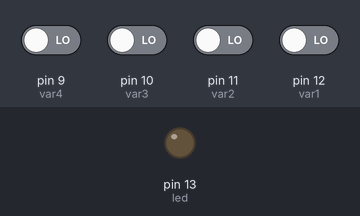
Bench run of a sketch on a simulated Arduino Uno, built with avr-gcc and run on an emulated ATmega328P. Parts: output pins drawn as LEDs (lit = HIGH). The test bench sets the inputs (shaded band); at power-on: pin 9 (var4), pin 10 (var3), pin 11 (var2), pin 12 (var1) LOW.

Above: at 1.2 s.
1.3 s: pin 9 (var4) driven HIGH and pin 10 (var3) driven HIGH
At 2.4 s:
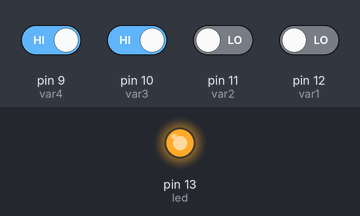
2.8 s: pin 9 (var4) driven LOW
At 3.5 s:
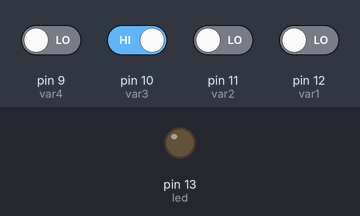
4.3 s: pin 9 (var4) driven HIGH
At 4.7 s:
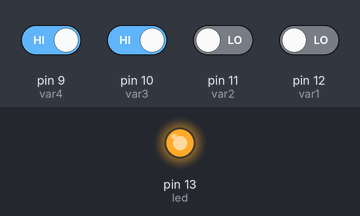
Timing chart, 0 to 7.3 s (numbered marks = the images above; inputs shaded):
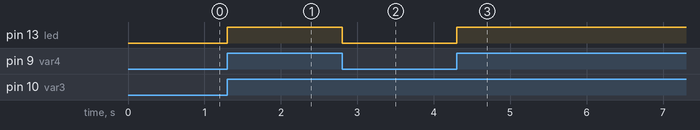

Measured:
- after the input at 1.3 s, pin 13 (led): LOW → HIGH at once
- after the input at 2.8 s, pin 13 (led): HIGH → LOW at once
- after the input at 4.3 s, pin 13 (led): LOW → HIGH at once

The sketch:

digital.ino
```cpp
// Implementación de Función lógica AND con 2 variables
int var1 = 12;   // Pin de entrada del pulsador 1
int var2 = 11;   // Pin de entrada del pulsador 2
int var3 = 10;   // Pin de entrada del pulsador 3
int var4 = 9;   // Pin de entrada del pulsador 4
int led = 13;    // Pin de salida para el LED
int estado1 = 0; // Para almacenar el estado de la variable1
int estado2 = 0; // Para almacenar el estado de la variable2
int estado3 = 0; // Para almacenar el estado de la variable3
int estado4 = 0; // Para almacenar el estado de la variable4
int resultado = 0; // Para almacenar el resultado

void setup() {
  pinMode(var1, INPUT);     // Inicializa el pin de entrada 1 como entrada
  pinMode(var2, INPUT);     // Inicializa el pin de entrada 2 como entrada
  pinMode(var3, INPUT);     // Inicializa el pin de entrada 3 como entrada
  pinMode(var4, INPUT);     // Inicializa el pin de entrada 4 como entrada

  pinMode(led, OUTPUT);     // Inicializa el pin del LED como salida
}

void loop() {
  estado1 = digitalRead(var1); // Lee el estado del botón y lo almacena
  estado2 = digitalRead(var2); // Lee el estado del botón y lo almacena
  estado3 = digitalRead(var3); // Lee el estado del botón y lo almacena
  estado4 = digitalRead(var4); // Lee el estado del botón y lo almacena

  resultado = (estado1 && estado2)||(estado3 && estado4); // Función AND con los dos estados
  digitalWrite(led, resultado); // Escribimos el resultado en el LED
}
```
